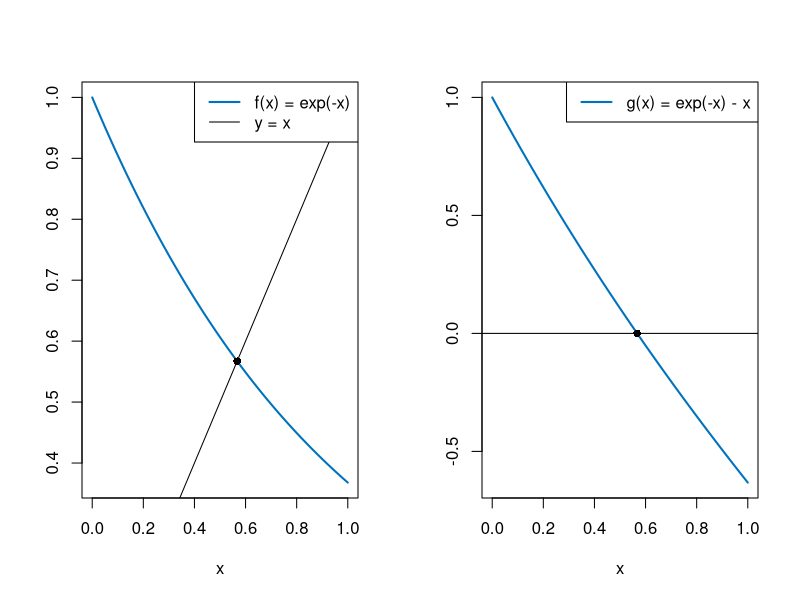

This figure's R source:
# Abb. 1.32: stationärer Zustand von x_{n+1} = exp(-x_n) (Buch, Abschnitt 1.5)
# links: Schnittpunkt von f(x) = exp(-x) mit y = x;  rechts: gleichwertig die Nullstelle von g(x) = exp(-x) - x
# (c) 2026 Philipp Kügler · Programm zum Buch „Dynamische Systeme in den Lebenswissenschaften“ · MIT-Lizenz (siehe LICENSE)
x <- 0.5
for (n in 1:100) x <- exp(-x)            # Fixpunktiteration x_{n+1} = exp(-x_n)
cat(sprintf("Fixpunktiteration nach 100 Schritten: x = %.10f\n", x))
cat(sprintf("g(x) = exp(-x) - x = %.1e\n", exp(-x) - x))

blau <- rgb(0, 0.447, 0.741)
xx <- seq(0, 1, length.out = 200)
par(mfrow = c(1, 2))
plot(xx, exp(-xx), type = "l", col = blau, lwd = 2, xlab = "x", ylab = "")
abline(0, 1); points(x, x, pch = 16)
legend("topright", legend = c("f(x) = exp(-x)", "y = x"), col = c(blau, "black"), lwd = c(2, 1))
plot(xx, exp(-xx) - xx, type = "l", col = blau, lwd = 2, xlab = "x", ylab = "")
abline(h = 0); points(x, 0, pch = 16)
legend("topright", legend = "g(x) = exp(-x) - x", col = blau, lwd = 2)
